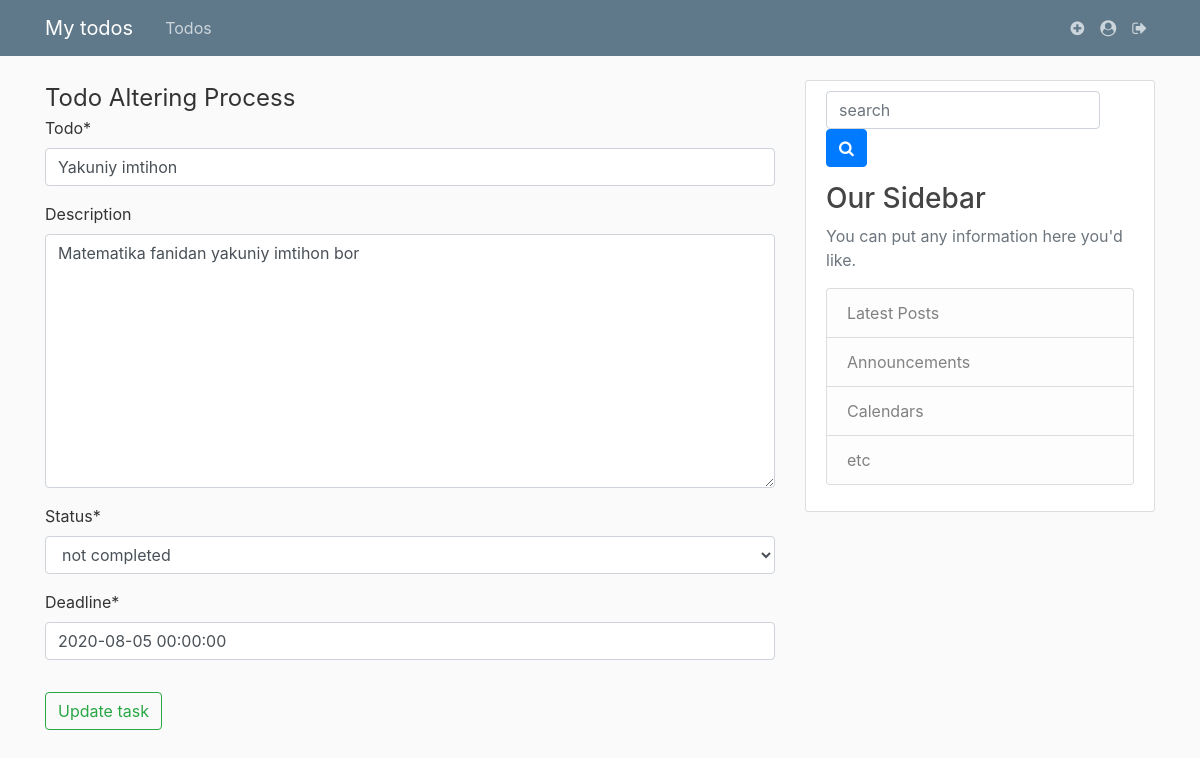
Screenshot of /yakuniy-imtihon/update/ (signed in) with the database file from the repository.
### todos/models.py (models this page shows, shortened)
class Todos(models.Model):
    todo = models.CharField(max_length=300, null=False)
    description = models.TextField(blank=True)
    author = models.ForeignKey(User, on_delete=models.CASCADE)
    status = models.CharField(max_length=15, choices=process_status, default='not completed')
    publish_date = models.DateTimeField(auto_now_add=True)
    deadline = models.DateTimeField()
    slug = models.SlugField(max_length=300, null=False, unique=True)
    class Meta:
        verbose_name = 'Todo'
        verbose_name_plural = 'Todos'

### todos/views.py (the view, shortened to what this page needs)
# urls.py: path('<slug:slug>/update/', TodosUpdateView.as_view(), name='todo_update'),
class TodosUpdateView(LoginRequiredMixin, UserPassesTestMixin, UpdateView):
    model = Todos
    template_name = 'todo_update.html'
    fields = ['todo', 'description', 'status', 'deadline']
    def test_func(self):
        todo = self.get_object()
        if todo.author == self.request.user:
            return True
        return False

### templates/todo_update.html (shortened to what this page needs)
{% extends 'base.html' %}
{% load crispy_forms_tags %}
{% block content %}
    <div>
        <form method="POST">
            <fieldset class="form-group">
                <legend class="mb-auto">Todo Altering Process</legend>
                {{ form|crispy}}
            </fieldset>
            <div class=form-group>
                <button class="btn btn-outline-success">Update task</button>
            </div>
        </form>
    </div>
{% endblock %}

### templates/base.html (style rules this page uses)
body { background: #fafafa; color: #333333; margin-top: 5rem; }

### rows the page displays
Todos: todo "Yakuniy imtihon", description "Matematika fanidan yakuniy imtihon bor", status "not completed", deadline "2020-08-05 00:00:00"
